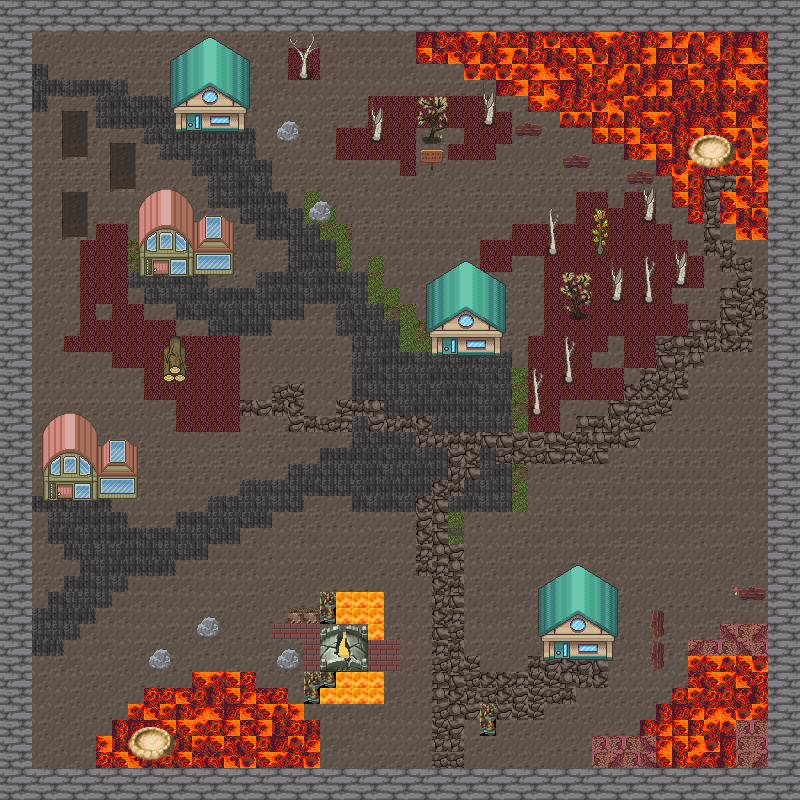

Rendered tile map (Tiled .tmx) drawn with the repository's tilesets; below, a short description and the map source with its tile grids summarised:
An orthogonal 50x50 tile map with 16x16 px tiles, 7 tile layers (background, walls, water, path, ...), 7 tilesets and 79 objects (39x collision, 11x tree, 6x lava right, 4x lava bridge, 3x grave, ...).

<map version="1.9" tiledversion="1.9.2" orientation="orthogonal" renderorder="right-down" width="50" height="50" tilewidth="16" tileheight="16" infinite="0" nextlayerid="13" nextobjectid="153">
 <editorsettings>
  <export target="basic.tmx" format="tmx" />
 </editorsettings>
 <tileset firstgid="1" source="nature.tsx" />
 <tileset firstgid="721" source="house.tsx" />
 <tileset firstgid="1496" name="destroyed" tilewidth="16" tileheight="16" tilecount="1053" columns="39">
  <image source="../../map_assets/destroyed.png" trans="ffffff" width="624" height="440" />
 </tileset>
 <tileset firstgid="2549" name="lava" tilewidth="16" tileheight="16" tilecount="1024" columns="32">
  <image source="../../map_assets/lava.png" trans="ffffff" width="512" height="512" />
 </tileset>
 <tileset firstgid="3573" name="hellheaven" tilewidth="16" tileheight="16" tilecount="2304" columns="48">
  <image source="../../map_assets/hellheaven.jpg" trans="ffffff" width="768" height="768" />
 </tileset>
 <tileset firstgid="5877" name="waterfire" tilewidth="16" tileheight="16" tilecount="768" columns="32">
  <image source="../../map_assets/waterfire.png" trans="ffffff" width="512" height="384" />
 </tileset>
 <tileset firstgid="6645" name="trees" tilewidth="16" tileheight="16" tilecount="384" columns="24">
  <image source="../../map_assets/trees.png" trans="ffffff" width="384" height="256" />
 </tileset>
 <layer id="1" name="background" width="50" height="50">
  <data>[2500 cells, 2500 non-empty, 20 distinct tile ids]</data>
 </layer>
 <layer id="2" name="walls" width="50" height="50">
  <data>[2500 cells, 420 non-empty, 16 distinct tile ids]</data>
 </layer>
 <layer id="4" name="water" width="50" height="50">
  <data>[2500 cells, 412 non-empty, 59 distinct tile ids]</data>
 </layer>
 <layer id="3" name="path" width="50" height="50">
  <data>[2500 cells, 635 non-empty, 61 distinct tile ids]</data>
 </layer>
 <layer id="6" name="house" width="50" height="50">
  <data>[2500 cells, 358 non-empty, 113 distinct tile ids]</data>
 </layer>
 <objectgroup id="5" name="Objects">
  <object id="2" name="wall left" class="collision" x="-0.666667" y="0" width="32.6667" height="800" />
  <object id="3" name="wall right" class="collision" x="768" y="0" width="32" height="800" />
  <object id="5" name="wall up" class="collision" x="32" y="0" width="736" height="32" />
  <object id="6" name="wall down" class="collision" x="32" y="768" width="736" height="32" />
  <object id="11" name="player_1" x="429.455" y="462">
   <point />
  </object>
  <object id="12" name="lava left" class="collision" x="112" y="720" width="208" height="48" />
  <object id="13" name="lava left" class="collision" x="129.333" y="704.667" width="175.333" height="14.6667" />
  <object id="14" name="lava left" class="collision" x="144.667" y="688" width="144" height="16.6667" />
  <object id="15" name="lava left" class="collision" x="192" y="671.333" width="64" height="16" />
  <object id="16" name="lava left" class="collision" x="96.6667" y="736" width="16" height="31.3333" />
  <object id="20" name="lava right" class="collision" x="640" y="720" width="64" height="16" />
  <object id="21" name="lava right" class="collision" x="688.667" y="656.667" width="16" height="64" />
  <object id="22" name="lava right" class="collision" x="656" y="704" width="32" height="16" />
  <object id="23" name="lava right" class="collision" x="672" y="688" width="16" height="16" />
  <object id="24" name="lava up" class="collision" x="560" y="32" width="208" height="96" />
  <object id="25" name="lava up" class="collision" x="416" y="32" width="144" height="32" />
  <object id="26" name="lava up" class="collision" x="464" y="64" width="96" height="16" />
  <object id="27" name="lava up" class="collision" x="496" y="80" width="64" height="16" />
  <object id="28" name="lava up" class="collision" x="528" y="96" width="32" height="16" />
  <object id="29" name="lava up" class="collision" x="736" y="128" width="32" height="112" />
  <object id="30" name="lava up" class="collision" x="592" y="128" width="144" height="16" />
  <object id="32" name="lava up" class="collision" x="624" y="144" width="48" height="16" />
  <object id="33" name="lava up" class="collision" x="656" y="160" width="16" height="16" />
  <object id="35" name="collision3" class="collision" x="43" y="467.333" width="94.3333" height="33.3333" />
  <object id="36" name="collision5" class="collision" x="139.167" y="243.75" width="94.3333" height="33.3333" />
  <object id="37" name="collision2" class="collision" x="431" y="325" width="69.3333" height="31.6667" />
  <object id="38" name="collision1" class="collision" x="175.318" y="101.409" width="69.3333" height="31.6667" />
  <object id="39" name="collision4" class="collision" x="543.333" y="629" width="69.3333" height="31.6667" />
  <object id="40" name="enter_house_2" x="442.545" y="335.637" width="15.8182" height="23.4545" />
  <object id="41" name="exit_house_2" x="440.909" y="372.364">
   <point />
  </object>
  <object id="46" name="rock" class="collision" x="278.364" y="651.191" width="18.0886" height="15.0739" />
  <object id="47" name="rock" class="collision" x="195.96" y="618.028" width="22.1083" height="18.0886" />
  <object id="48" name="rock" class="collision" x="149.734" y="650.186" width="19.0936" height="16.0788" />
  <object id="55" class="collision" x="421.183" y="150.672" width="19.0724" height="19.7082" />
  <object id="60" class="collision" x="627.166" y="172.923" width="25.7478" height="10.172" />
  <object id="61" class="collision" x="562.637" y="156.712" width="26.3835" height="9.8541" />
  <object id="62" class="collision" x="515.91" y="124.607" width="23.5227" height="9.53622" />
  <object id="64" class="collision" x="276.233" y="122.064" width="21.6154" height="17.4831" />
  <object id="65" class="collision" x="309.291" y="201.532" width="20.0261" height="17.4831" />
  <object id="72" class="collision" x="652.595" y="643.059" width="9.53622" height="24.1584" />
  <object id="73" class="collision" x="652.913" y="610.636" width="10.172" height="25.4299" />
  <object id="74" class="collision" x="740.647" y="587.431" width="24.4763" height="11.1256" />
  <object id="114" name="tree" x="372" y="101.333" width="8" height="38.6667" />
  <object id="115" name="tree" x="484.667" y="92" width="8" height="31.3333" />
  <object id="116" name="tree" x="289.333" y="41.3333">
   <polygon points="0,0 13.3333,18.6667 10.6667,34.6667 18.6667,34.6667 16.6667,20.6667 30.6667,4.66667 18.6667,8.66667 24.6667,-6.66667 16,9.33333" />
  </object>
  <object id="119" name="tree big" x="416.667" y="98.6667" width="30" height="43.3333" />
  <object id="122" name="lava right" x="656" y="737.333" width="47.3333" height="30" />
  <object id="123" name="wood" x="163.333" y="350">
   <polygon points="0,0 12,-13.3333 23.3333,-0.666667 23.3333,29.3333 0.666667,30.6667" />
  </object>
  <object id="125" name="lava bridge" x="336.667" y="592" width="46" height="32" />
  <object id="126" name="lava bridge" x="368" y="624.667" width="16" height="14.6667" />
  <object id="127" name="lava bridge" x="336.667" y="673.333" width="46" height="29.3333" />
  </objectgroup>
 <objectgroup id="12" name="Objects 2">
  <!-- 10 objects omitted --></objectgroup>
 <layer id="9" name="Tile Layer 7" width="50" height="50">
  <data>[2500 cells, 93 non-empty, 46 distinct tile ids]</data>
 </layer>
 <layer id="7" name="roof" width="50" height="50">
  <data>[2500 cells, 160 non-empty, 65 distinct tile ids]</data>
 </layer>
</map>
<!-- 28 of 79 objects omitted -->
